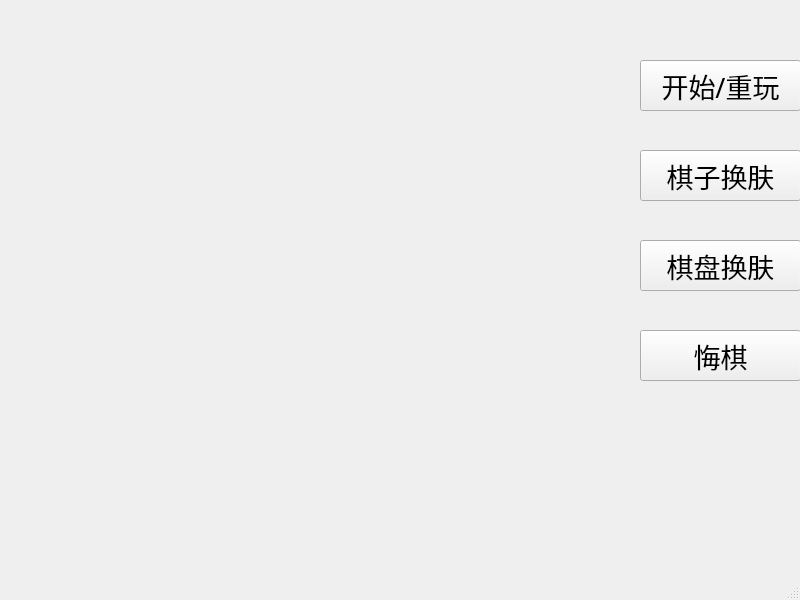
<?xml version="1.0" encoding="UTF-8"?>
<ui version="4.0">
 <class>GameNetWindow</class>
 <widget class="QMainWindow" name="GameNetWindow">
  <property name="geometry">
   <rect>
    <x>0</x>
    <y>0</y>
    <width>800</width>
    <height>600</height>
   </rect>
  </property>
  <property name="windowTitle">
   <string>客户端</string>
  </property>
  <widget class="QWidget" name="centralwidget">
   <widget class="QPushButton" name="pushButton">
    <property name="geometry">
     <rect>
      <x>640</x>
      <y>60</y>
      <width>161</width>
      <height>51</height>
     </rect>
    </property>
    <property name="font">
     <font>
      <family>隶书</family>
      <pointsize>20</pointsize>
     </font>
    </property>
    <property name="text">
     <string>开始/重玩</string>
    </property>
   </widget>
   <widget class="QPushButton" name="pushButton_2">
    <property name="geometry">
     <rect>
      <x>640</x>
      <y>330</y>
      <width>161</width>
      <height>51</height>
     </rect>
    </property>
    <property name="font">
     <font>
      <family>隶书</family>
      <pointsize>20</pointsize>
     </font>
    </property>
    <property name="text">
     <string>悔棋</string>
    </property>
   </widget>
   <widget class="QPushButton" name="changeChessSkin">
    <property name="geometry">
     <rect>
      <x>640</x>
      <y>150</y>
      <width>161</width>
      <height>51</height>
     </rect>
    </property>
    <property name="font">
     <font>
      <family>隶书</family>
      <pointsize>20</pointsize>
     </font>
    </property>
    <property name="text">
     <string>棋子换肤</string>
    </property>
   </widget>
   <widget class="QPushButton" name="pushButton_3">
    <property name="geometry">
     <rect>
      <x>640</x>
      <y>240</y>
      <width>161</width>
      <height>51</height>
     </rect>
    </property>
    <property name="font">
     <font>
      <family>隶书</family>
      <pointsize>20</pointsize>
     </font>
    </property>
    <property name="text">
     <string>棋盘换肤</string>
    </property>
   </widget>
  </widget>
  <widget class="QMenuBar" name="menubar">
   <property name="geometry">
    <rect>
     <x>0</x>
     <y>0</y>
     <width>800</width>
     <height>26</height>
    </rect>
   </property>
  </widget>
  <widget class="QStatusBar" name="statusbar"/>
 </widget>
 <resources/>
 <connections/>
</ui>
